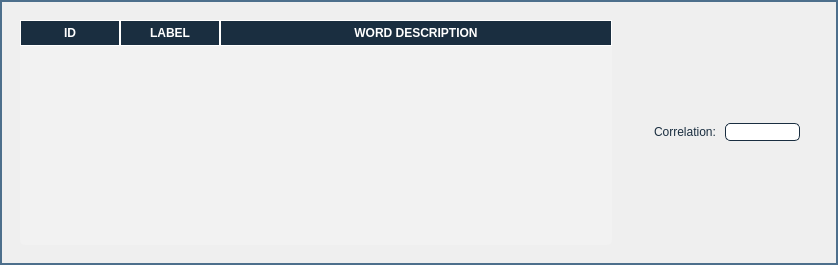
<?xml version="1.0" encoding="UTF-8"?>
<ui version="4.0">
 <class>Form</class>
 <widget class="QWidget" name="Form">
  <property name="geometry">
   <rect>
    <x>0</x>
    <y>0</y>
    <width>838</width>
    <height>265</height>
   </rect>
  </property>
  <property name="sizePolicy">
   <sizepolicy hsizetype="Preferred" vsizetype="Fixed">
    <horstretch>0</horstretch>
    <verstretch>0</verstretch>
   </sizepolicy>
  </property>
  <property name="minimumSize">
   <size>
    <width>100</width>
    <height>0</height>
   </size>
  </property>
  <property name="windowTitle">
   <string>Form</string>
  </property>
  <property name="styleSheet">
   <string notr="true">border: 2px solid #4D6F8C;</string>
  </property>
  <layout class="QVBoxLayout" name="verticalLayout_3">
   <item>
    <widget class="QFrame" name="frame">
     <property name="styleSheet">
      <string notr="true">border:none;</string>
     </property>
     <property name="frameShape">
      <enum>QFrame::StyledPanel</enum>
     </property>
     <property name="frameShadow">
      <enum>QFrame::Raised</enum>
     </property>
     <layout class="QHBoxLayout" name="horizontalLayout_2">
      <item>
       <widget class="QTableWidget" name="tableWidget_similar_topics">
        <property name="sizePolicy">
         <sizepolicy hsizetype="Preferred" vsizetype="Expanding">
          <horstretch>0</horstretch>
          <verstretch>0</verstretch>
         </sizepolicy>
        </property>
        <property name="styleSheet">
         <string notr="true">QTableWidget {	
	background-color: #F2F2F2;
	padding: 0px;
	border-radius: 5px;
	font: 87 12pt &quot;Avenir&quot;;
	gridline-color:#FFFFFF;
}
QTableWidget::item{
	padding-left: 5px;
	padding-right: 5px;
	background-color: #F2F2F2;
	color:black;
	gridline-color:#FFFFFF;
}
QTableWidget::item:selected{
	background-color: #4D6F8C;
}
QScrollBar:horizontal {
	background: #4D6F8C;
    border: none;
    height: 2px;
	margin: 0px 2px 0 2px;
}
 QScrollBar:vertical {
    background: #4D6F8C;
    border: none;
    width: 2px;
    margin: 2px 0 2px 0;
	border-radius: 0px;
 }

QHeaderView::section:horizontal
{
	background-color: #1A2E40;
	padding: 3px;
    border-bottom: 1px solid #FFFFFF;
    border-right: 1px solid #FFFFFF;
    border-top: 1px solid #FFFFFF;
    border-left: 1px solid #FFFFFF;
	color:white;
}

</string>
        </property>
        <attribute name="horizontalHeaderStretchLastSection">
         <bool>true</bool>
        </attribute>
        <attribute name="verticalHeaderVisible">
         <bool>false</bool>
        </attribute>
        <column>
         <property name="text">
          <string>ID</string>
         </property>
         <property name="font">
          <font>
           <weight>75</weight>
           <bold>true</bold>
          </font>
         </property>
        </column>
        <column>
         <property name="text">
          <string>LABEL</string>
         </property>
         <property name="font">
          <font>
           <weight>75</weight>
           <bold>true</bold>
          </font>
         </property>
        </column>
        <column>
         <property name="text">
          <string>WORD DESCRIPTION</string>
         </property>
         <property name="font">
          <font>
           <weight>75</weight>
           <bold>true</bold>
          </font>
         </property>
        </column>
       </widget>
      </item>
      <item>
       <widget class="QFrame" name="frame_right">
        <property name="sizePolicy">
         <sizepolicy hsizetype="Preferred" vsizetype="Fixed">
          <horstretch>0</horstretch>
          <verstretch>0</verstretch>
         </sizepolicy>
        </property>
        <property name="minimumSize">
         <size>
          <width>0</width>
          <height>90</height>
         </size>
        </property>
        <property name="maximumSize">
         <size>
          <width>200</width>
          <height>16777215</height>
         </size>
        </property>
        <property name="styleSheet">
         <string notr="true">border:none;</string>
        </property>
        <property name="frameShape">
         <enum>QFrame::StyledPanel</enum>
        </property>
        <property name="frameShadow">
         <enum>QFrame::Raised</enum>
        </property>
        <layout class="QVBoxLayout" name="verticalLayout">
         <item>
          <spacer name="verticalSpacer">
           <property name="orientation">
            <enum>Qt::Vertical</enum>
           </property>
           <property name="sizeHint" stdset="0">
            <size>
             <width>20</width>
             <height>40</height>
            </size>
           </property>
          </spacer>
         </item>
         <item>
          <widget class="QFrame" name="frame_correlation">
           <property name="sizePolicy">
            <sizepolicy hsizetype="Preferred" vsizetype="Fixed">
             <horstretch>0</horstretch>
             <verstretch>0</verstretch>
            </sizepolicy>
           </property>
           <property name="maximumSize">
            <size>
             <width>16777215</width>
             <height>40</height>
            </size>
           </property>
           <property name="styleSheet">
            <string notr="true">border:none;</string>
           </property>
           <property name="frameShape">
            <enum>QFrame::StyledPanel</enum>
           </property>
           <property name="frameShadow">
            <enum>QFrame::Raised</enum>
           </property>
           <layout class="QHBoxLayout" name="horizontalLayout">
            <item>
             <widget class="QLabel" name="label_correlation">
              <property name="maximumSize">
               <size>
                <width>100</width>
                <height>40</height>
               </size>
              </property>
              <property name="styleSheet">
               <string notr="true">color:#1A2E40;
font: 87 14pt italic &quot;Avenir&quot;;
padding-left: 15px;</string>
              </property>
              <property name="text">
               <string>Correlation:</string>
              </property>
             </widget>
            </item>
            <item>
             <widget class="QLineEdit" name="lineEdit_correlation">
              <property name="sizePolicy">
               <sizepolicy hsizetype="Preferred" vsizetype="Fixed">
                <horstretch>0</horstretch>
                <verstretch>0</verstretch>
               </sizepolicy>
              </property>
              <property name="minimumSize">
               <size>
                <width>0</width>
                <height>0</height>
               </size>
              </property>
              <property name="maximumSize">
               <size>
                <width>80</width>
                <height>16777215</height>
               </size>
              </property>
              <property name="styleSheet">
               <string notr="true">QLineEdit {	
	background-color: #FFFFFF;
	font: 87 italic 12pt &quot;Avenir&quot;;
	border-radius: 5px;
	border: 1px solid #1A2E40;
	color:black;
}</string>
              </property>
              <property name="readOnly">
               <bool>true</bool>
              </property>
             </widget>
            </item>
           </layout>
          </widget>
         </item>
         <item>
          <spacer name="verticalSpacer_2">
           <property name="orientation">
            <enum>Qt::Vertical</enum>
           </property>
           <property name="sizeHint" stdset="0">
            <size>
             <width>20</width>
             <height>40</height>
            </size>
           </property>
          </spacer>
         </item>
        </layout>
       </widget>
      </item>
     </layout>
    </widget>
   </item>
  </layout>
 </widget>
 <resources/>
 <connections/>
</ui>
